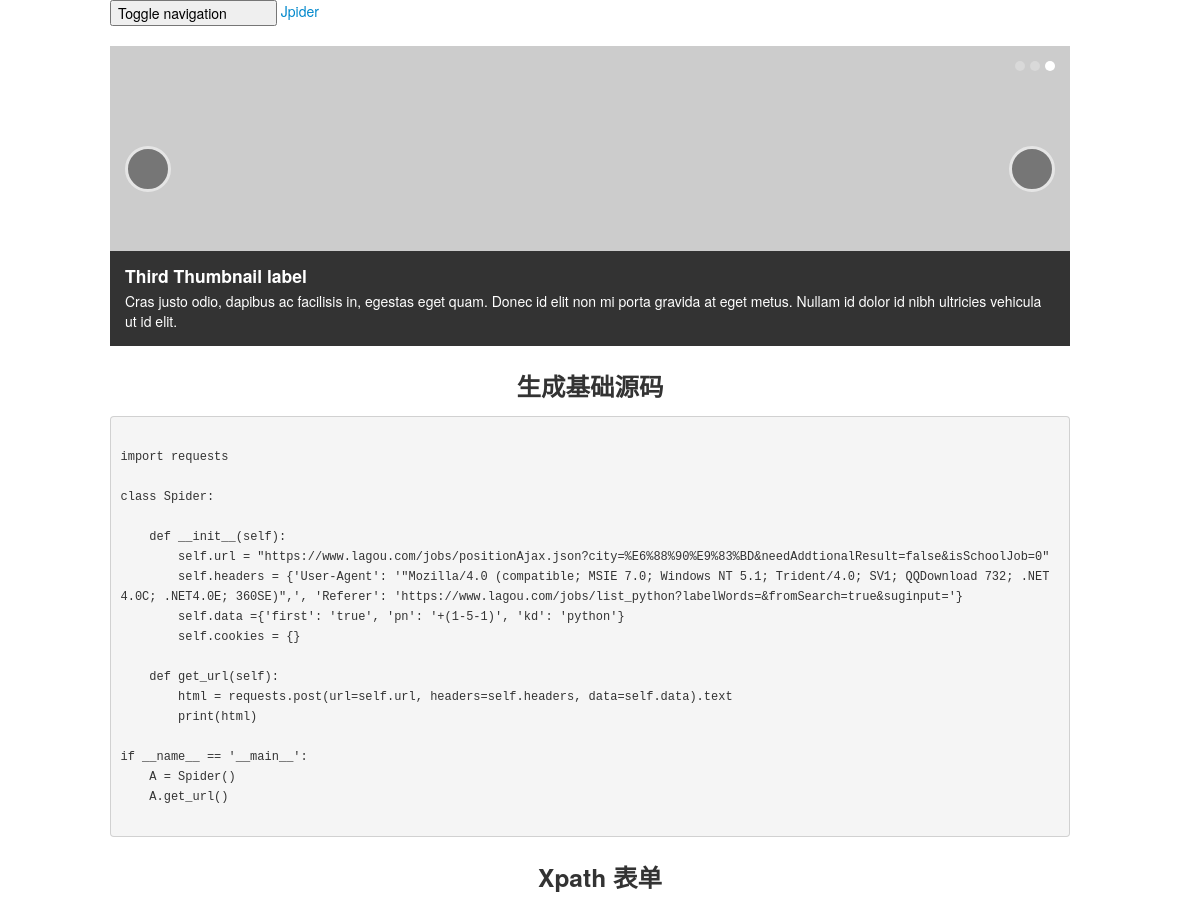
The page /pro/ (upper part) on the database as committed earlier.
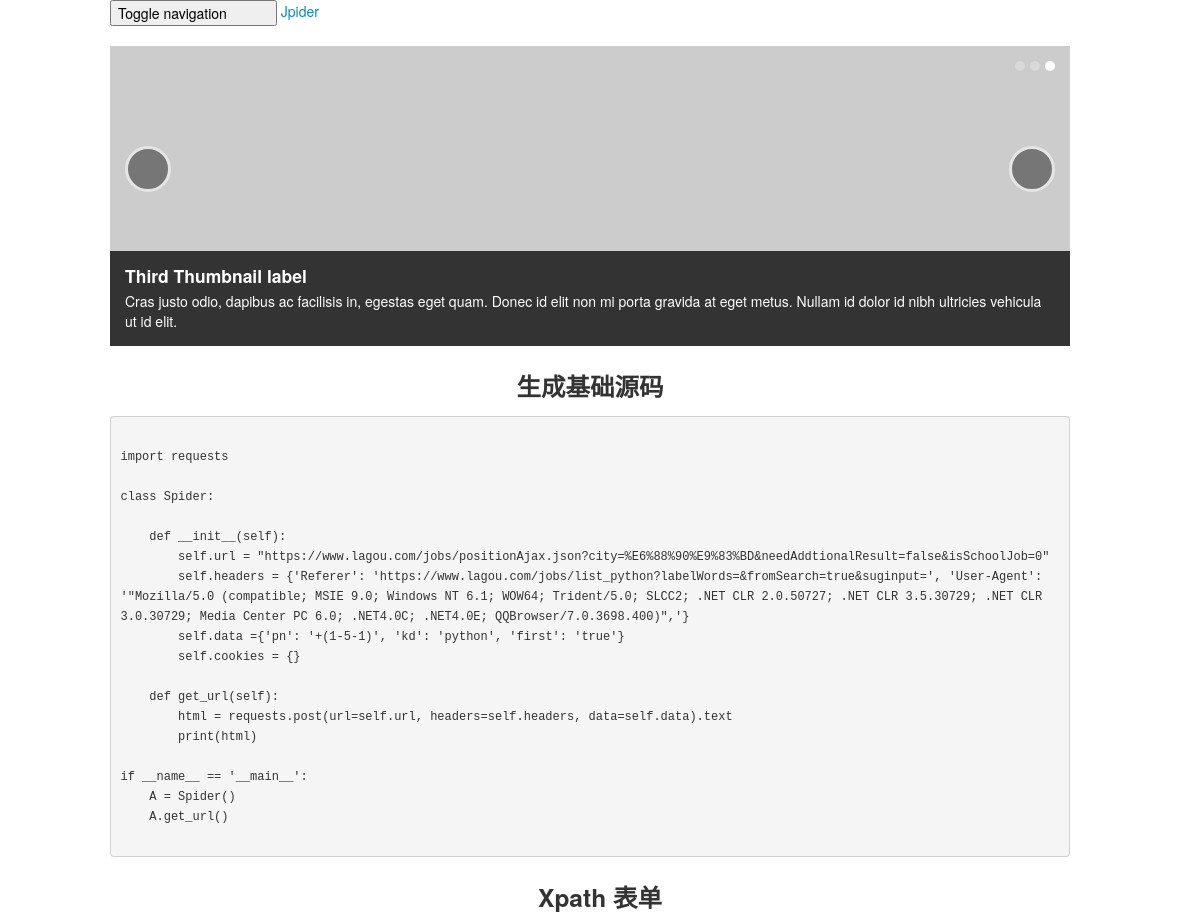
The same page on the database as committed later.
### web/models.py (models this page shows)
class Jpider_response(models.Model):
    url = models.CharField(max_length=300)
    headers = models.CharField(max_length=1000)
    data = models.CharField(max_length=100)
    cookies = models.CharField(max_length=1000)

### web/views.py (the view)
# urls.py: path('pro/',views.program)   # 代码模版生成
def program(request):
    html = Jpider_response.objects.get(pk=1)    # 从models提取数据
    url = html.url
    headers = eval(html.headers)                # 将headers数据变成字典
    data = eval(html.data)                      # 将data数据变成字典
    cookies = eval(html.cookies)                # 将cookies数据变成字典
    if request.method == 'POST':                # 当提交表单时
        form = XpathForm(request.POST)          # form 包含提交的数据
        if form.is_valid():                     # 如果提交的数据合法
            infos = form.cleaned_data['infos']                      # 基本位置
            info = form.cleaned_data['info']                        # 核心字段
            info_zero = form.cleaned_data['info_zero']              # 拓展字段0-9
            info_one = form.cleaned_data['info_one']
            info_two = form.cleaned_data['info_two']
            info_three = form.cleaned_data['info_three']
            info_four = form.cleaned_data['info_four']
            info_five = form.cleaned_data['info_five']
            info_six = form.cleaned_data['info_six']
            info_seven = form.cleaned_data['info_seven']
            info_eight = form.cleaned_data['info_eight']
            info_nine = form.cleaned_data['info_nine']
            add_infos = [info_zero,info_one,info_two,info_three,info_four
                        ,info_five,info_six,info_seven,info_eight,info_nine]    # 拓展字段合集
        if re.findall('\((.*?)\)',html.url):                         # 判断括号内是否有值
            urls = requests_tool(url=html.url).page_turning()        # 获取需要爬取的URL值
            html_xpath_value = []
            for url in urls:
                html_value = requests_tool(headers=headers,data=data,cookies=cookies).requests_html(url)    # 获取到html
                html_xpath = Web_Xpath(infos=infos,x_info=info,add_infos=add_infos).html_xpath(html_value)                # xpath提取
                html_xpath_value += html_xpath                       # list合并的方法(需修改)
            return render(request, 'xpath.html', {'html_xpath': html_xpath_value,'html':html})
        data_turning = requests_tool(data=data).data_turning()       # data翻页[key_find, value_find]
        if data_turning[0]:                                          # 判断是否有翻页值传入
            data_add = re.findall('\((.*?)\)', data_turning[1])      # 正则提取url括号中的值(用于翻页等)["0,226,25"]
            data_add = data_add[0].split('-')                        # 示例:[0,226,25]
            json_xpath_value = []
            for i in range(int(data_add[0]), int(data_add[1]), int(data_add[2])):
                data[data_turning[0]] = str(i)                       # data_turning[0] key_find(翻页参数的key值)
                html = requests_tool(request_way='post',headers=headers,data=data,cookies=cookies).requests_html(url=url)
                html_json_xpath = Web_Xpath(infos=infos,x_info=info,add_infos=add_infos).json_get(html)
                json_xpath_value += html_json_xpath
                time.sleep(0.2)
            return render(request, 'xpath.html', {'html_xpath': json_xpath_value,'html':html})
        html = requests_tool(request_way='get',headers=eval(html.headers),data=eval(html.data),cookies=eval(html.cookies)).requests_html(url=html.url)
        return HttpResponse(html)
    else:# 当正常访问时
        form = XpathForm()
    return render(request, 'xpath.html', {'form': form,'html': html})

### web/templates/xpath.html (shortened to what this page needs)
{% load static %}
<!DOCTYPE html>
<html>
<head>
   <link href="http://cdn.static.runoob.com/libs/bootstrap/3.3.7/css/bootstrap.min.css" rel="stylesheet">
</head>
<body>
<div class="container">
    <div class="row clearfix">
        <div class="col-md-12 column">
            <nav class="navbar navbar-default" role="navigation">
                <div class="navbar-header">
                     <button type="button" class="navbar-toggle" data-toggle="collapse" data-target="#bs-example-navbar-collapse-1"> <span class="sr-only">Toggle navigation</span><span class="icon-bar"></span><span class="icon-bar"></span><span class="icon-bar"></span></button> <a class="navbar-brand" href="#">Jpider</a>
                </div>
            </nav>
            <div class="carousel slide" id="carousel-400941">
                <ol class="carousel-indicators">
                    <li data-slide-to="0" data-target="#carousel-400941">
                    </li>
                    <li data-slide-to="1" data-target="#carousel-400941">
                    </li>
                    <li data-slide-to="2" data-target="#carousel-400941" class="active">
                    </li>
                </ol>
                <div class="carousel-inner">
                    <div class="item active">
                        <img alt="" src="http://ibootstrap-file.b0.upaiyun.com/lorempixel.com/1600/500/sports/3/default.jpg" />
                        <div class="carousel-caption">
                            <h4>
                                Third Thumbnail label
                            </h4>
                            <p>
                                Cras justo odio, dapibus ac facilisis in, egestas eget quam. Donec id elit non mi porta gravida at eget metus. Nullam id dolor id nibh ultricies vehicula ut id elit.
                            </p>
                        </div>
                    </div>
                </div> <a class="left carousel-control" href="#carousel-400941" data-slide="prev"></a> <a class="right carousel-control" href="#carousel-400941" data-slide="next"></a>
            </div>
            <h3 class="text-center">
                生成基础源码
            </h3>
            <pre><code class="language-python">
import requests
class Spider:
    def __init__(self):
        self.url = "{{html.url}}"
        self.headers = {{html.headers}}
        self.data ={% if html.data %}{{html.data}}{% else %}{}{% endif %}
        self.cookies = {% if html.cookies %}{{html.cookies}}{% else %}{}{% endif %}
    def get_url(self):
        html = requests.post(url=self.url, headers=self.headers, data=self.data).text
        print(html)
if __name__ == '__main__':
    A = Spider()
    A.get_url()
            </code></pre>
        </div>
    </div>
    <h3 class="text-center">Xpath 表单</h3>
</div>
</body>
</html>

Rows that differ between the two databases and show on the page:
changed Jpider_response: headers "{'User-Agent': '\"Mozilla/4.0 (compatible; MSIE 7.0; Windows NT 5.1; Trident/4.0; SV1; QQDownload 732; .NET4.0C; .NET4.0E; 360SE)\",', 'Referer': 'https://www.lagou.com/jobs/list_python?labelWords=&fromSearch=true&suginput='}" → "{'Referer': 'https://www.lagou.com/jobs/list_python?labelWords=&fromSearch=true&suginput=', 'User-Agent': '\"Mozilla/5.0 (compatible; MSIE 9.0; Windows NT 6.1; WOW64; Trident/5.0; SLCC2; .NET CLR 2.0.50727; .NET CLR 3.5.30729; .NET CLR 3.0.30729; Media Center PC 6.0; .NET4.0C; .NET4.0E; QQBrowser/7.0.3698.400)\",'}"; data "{'first': 'true', 'pn': '+(1-5-1)', 'kd': 'python'}" → "{'pn': '+(1-5-1)', 'kd': 'python', 'first': 'true'}"
